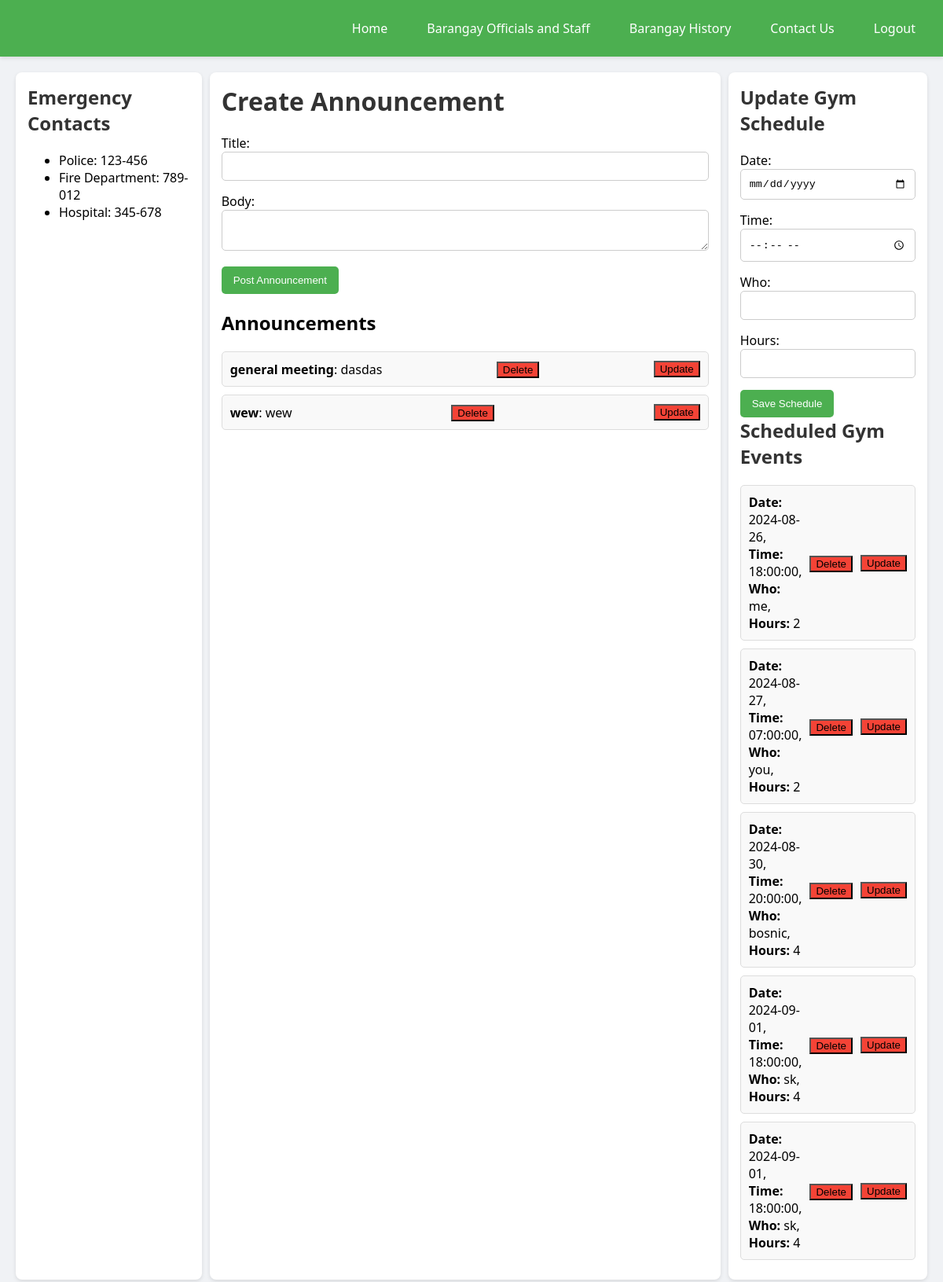
The page /pio/dashboard.php on the database its author committed.
### tables this page shows
CREATE TABLE `announcements` (
  `id` int(11) NOT NULL,
  `title` varchar(255) NOT NULL,
  `body` text NOT NULL,
  `created_at` timestamp NOT NULL DEFAULT current_timestamp()
);

CREATE TABLE `gym_schedule` (
  `id` int(11) NOT NULL,
  `date` date NOT NULL,
  `time` time NOT NULL,
  `who` varchar(100) NOT NULL,
  `hours` int(11) NOT NULL,
  `created_at` timestamp NOT NULL DEFAULT current_timestamp()
);

### pio/dashboard.php (the view, shortened to what this page needs)
<!DOCTYPE html>
<html lang="en">
<head>
</head>
<body>
    <div class="header">
        <ul>
            <li><a href="home.php">Home</a></li>
            <li><a href="officials.php">Barangay Officials and Staff</a></li>
            <li><a href="history.php">Barangay History</a></li>
            <li><a href="contact.php">Contact Us</a></li>
            <li><a href="logout.php" class="nav-link logout-btn">Logout</a></li>
        </ul>
    </div>
    <div class="container">
        <div class="left-sidebar">
            <h2>Emergency Contacts</h2>
            <ul>
                <li>Police: 123-456</li>
                <li>Fire Department: 789-012</li>
                <li>Hospital: 345-678</li>
            </ul>
        </div>
        <div class="main-content">
            <h1>Create Announcement</h1>
            <form id="announcement-form" method="POST" action="">
                <label for="announcement-title">Title:</label>
                <input type="text" id="announcement-title" name="title" required>
                <label for="announcement-body">Body:</label>
                <textarea id="announcement-body" name="body" required></textarea>
                <button type="submit">Post Announcement</button>
            </form>
            <h2>Announcements</h2>
            <div id="announcement-list">
                <?php
                $conn = new mysqli('localhost', 'root', '', 'gabi');
                $result = $conn->query("SELECT * FROM announcements ORDER BY created_at DESC");
                while ($row = $result->fetch_assoc()) {
                    echo "<div class='schedule-item'>";
                    echo "<span><strong>" . $row['title'] . "</strong>: " . $row['body'] . "</span>";
                    echo "
                        <form method='POST' style='display:inline;'>
                            <input type='hidden' name='delete_announcement' value='" . $row['id'] . "'>
                            <button type='submit'>Delete</button>
                        </form>
                        <button class='update-button' onclick='populateUpdateForm(" . json_encode($row) . ")'>Update</button>
                    ";
                    echo "</div>";
                }
                ?>
            </div>
        </div>
        <div class="right-sidebar">
            <h2>Update Gym Schedule</h2>
            <form id="gym-schedule-form" method="POST" action="">
                <label for="schedule-date">Date:</label>
                <input type="date" id="schedule-date" name="date" required>
                <label for="schedule-time">Time:</label>
                <input type="time" id="schedule-time" name="time" required>
                <label for="schedule-who">Who:</label>
                <input type="text" id="schedule-who" name="who" required>
                <label for="schedule-hours">Hours:</label>
                <input type="number" id="schedule-hours" name="hours" required>
                <button type="submit">Save Schedule</button>
            </form>
            <h2>Scheduled Gym Events</h2>
            <div id="schedule-list">
                <?php
                $conn = new mysqli('localhost', 'root', '', 'gabi');
                $result = $conn->query("SELECT * FROM gym_schedule ORDER BY date, time");
                while ($row = $result->fetch_assoc()) {
                    echo "<div class='schedule-item'>";
                    echo "<span><strong>Date:</strong> " . $row['date'] . ", <strong>Time:</strong> " . $row['time'] . ", <strong>Who:</strong> " . $row['who'] . ", <strong>Hours:</strong> " . $row['hours'] . "</span>";
                    echo "
                        <form method='POST' style='display:inline;'>
                            <input type='hidden' name='delete_schedule' value='" . $row['id'] . "'>
                            <button type='submit'>Delete</button>
                        </form>
                        <button class='update-button' onclick='populateUpdateScheduleForm(" . json_encode($row) . ")'>Update</button>
                    ";
                    echo "</div>";
                }
                ?>
            </div>
        </div>
    </div>
</body>
</html>

### pio/dashboard.php (style rules this page uses)
body { font-family: 'Segoe UI', Tahoma, Geneva, Verdana, sans-serif; margin: 0; padding: 0; background-color: #f0f2f5; display: flex; flex-direction: column; }
.header { background-color: #4CAF50; color: white; padding: 15px 20px; display: flex; justify-content: flex-end; box-shadow: 0 2px 5px rgba(0, 0, 0, 0.1); }
.header ul { list-style-type: none; margin: 0; padding: 0; display: flex; }
.header ul li { margin-left: 20px; }
.header ul li a { color: white; text-decoration: none; padding: 10px 15px; display: block; border-radius: 5px; transition: background-color 0.3s ease; }
.container { display: flex; margin: 20px; flex: 1; }
.left-sidebar, .right-sidebar { width: 20%; padding: 15px; background-color: #fff; border-radius: 8px; box-shadow: 0 2px 5px rgba(0, 0, 0, 0.1); }
.main-content { width: 60%; padding: 15px; background-color: #fff; margin: 0 10px; border-radius: 8px; box-shadow: 0 2px 5px rgba(0, 0, 0, 0.1); }
.main-content h1, .right-sidebar h2, .left-sidebar h2 { margin-top: 0; color: #333; }
#announcement-form input, #announcement-form textarea, #gym-schedule-form input { width: 100%; padding: 10px; margin-bottom: 15px; border: 1px solid #ccc; border-radius: 5px; box-sizing: border-box; }
#announcement-form button, #gym-schedule-form button { padding: 10px 15px; background-color: #4CAF50; color: white; border: none; cursor: pointer; border-radius: 5px; transition: background-color 0.3s ease; }
.schedule-item { display: flex; justify-content: space-between; align-items: center; padding: 10px; margin-bottom: 10px; background-color: #f9f9f9; border: 1px solid #ddd; border-radius: 5px; }
.schedule-item button { background-color: #f44336; margin-left: 10px; }
.update-button { background-color: #008CBA; }

### rows shown on the page
announcements: title "general meeting", body "dasdas"
announcements: title "wew", body "wew"
gym_schedule: date "2024-08-26", time "18:00:00", who "me", hours "2"
gym_schedule: date "2024-08-27", time "07:00:00", who "you", hours "2"
gym_schedule: date "2024-08-30", time "20:00:00", who "bosnic", hours "4"
gym_schedule: date "2024-09-01", time "18:00:00", who "sk", hours "4"
gym_schedule: date "2024-09-01", time "18:00:00", who "sk", hours "4"
